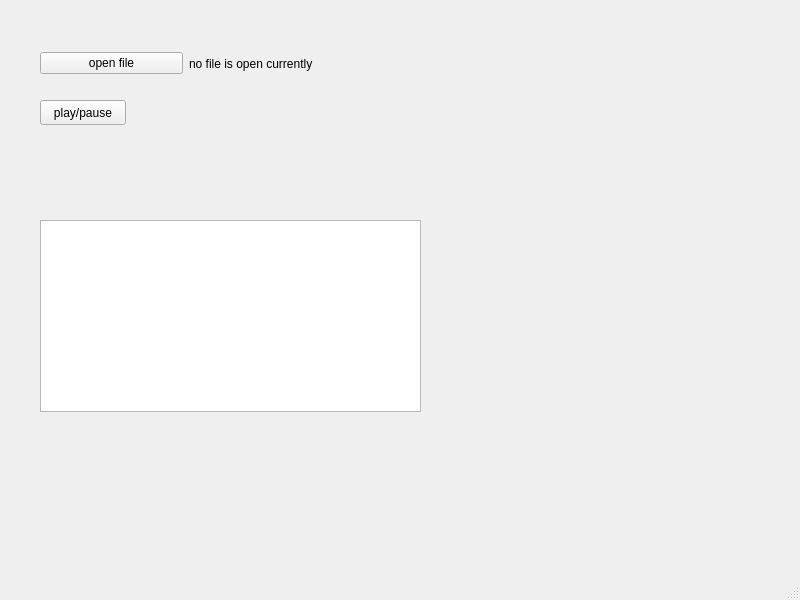
<?xml version="1.0" encoding="UTF-8"?>
<ui version="4.0">
 <class>MainWindow</class>
 <widget class="QMainWindow" name="MainWindow">
  <property name="geometry">
   <rect>
    <x>0</x>
    <y>0</y>
    <width>800</width>
    <height>600</height>
   </rect>
  </property>
  <property name="windowTitle">
   <string>MainWindow</string>
  </property>
  <widget class="QWidget" name="centralwidget">
   <widget class="QPushButton" name="play">
    <property name="geometry">
     <rect>
      <x>40</x>
      <y>100</y>
      <width>86</width>
      <height>25</height>
     </rect>
    </property>
    <property name="text">
     <string>play/pause</string>
    </property>
   </widget>
   <widget class="QTextBrowser" name="logs">
    <property name="geometry">
     <rect>
      <x>40</x>
      <y>220</y>
      <width>381</width>
      <height>192</height>
     </rect>
    </property>
   </widget>
   <widget class="QWidget" name="">
    <property name="geometry">
     <rect>
      <x>40</x>
      <y>50</y>
      <width>291</width>
      <height>27</height>
     </rect>
    </property>
    <layout class="QHBoxLayout" name="horizontalLayout">
     <item>
      <widget class="QPushButton" name="openFile">
       <property name="text">
        <string>open file</string>
       </property>
      </widget>
     </item>
     <item>
      <widget class="QLabel" name="openFileName">
       <property name="text">
        <string>no file is open currently </string>
       </property>
      </widget>
     </item>
    </layout>
   </widget>
  </widget>
  <widget class="QMenuBar" name="menubar">
   <property name="geometry">
    <rect>
     <x>0</x>
     <y>0</y>
     <width>800</width>
     <height>22</height>
    </rect>
   </property>
  </widget>
  <widget class="QStatusBar" name="statusbar"/>
 </widget>
 <resources/>
 <connections/>
</ui>
